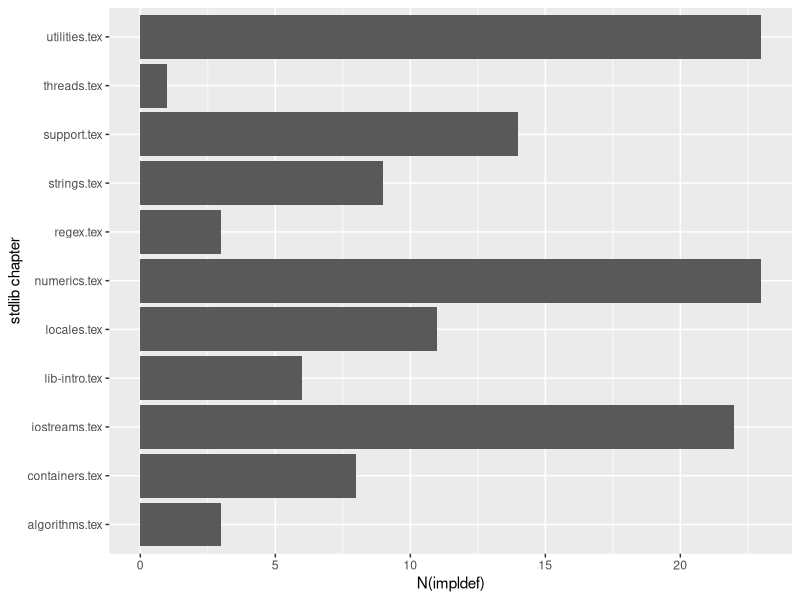
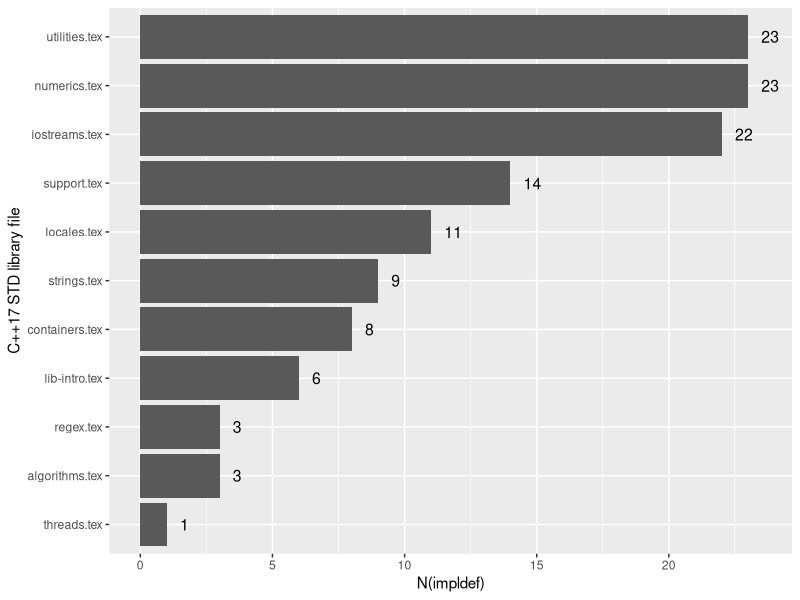
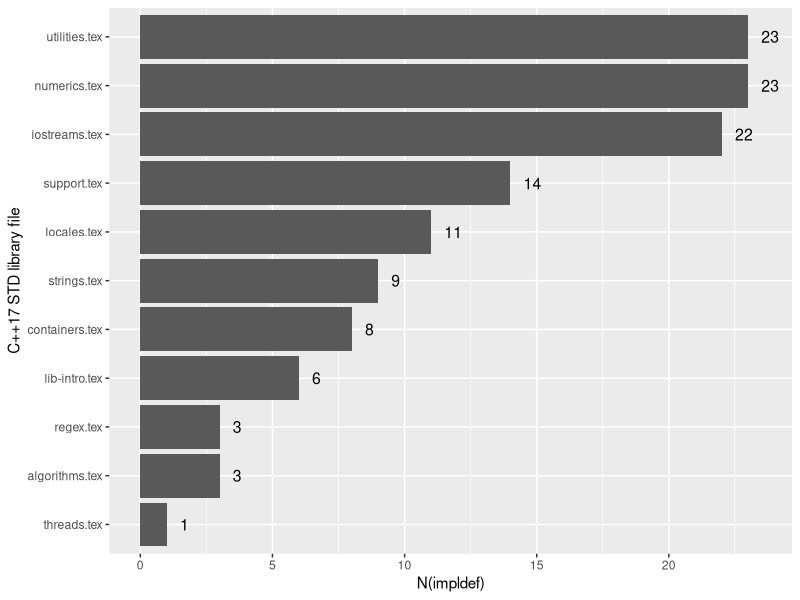

The R script that drew these images, in order:
## ---- chunk 1
library(dplyr, warn.conflicts=FALSE)
library(ggplot2)
library(tidyr)
#library(lubridate, warn.conflicts=FALSE)
library(ggthemes)

mytheme = theme_bw(base_size=20)##  + theme(
    ## ##text = element_text(family = "Decima WE", color = "grey20"),
    ## ## strip.background = element_blank(),
    ## ## strip.text = element_text(hjust = 0),
    ## ## panel.grid.major = element_line(colour="grey50",size=0.35),
    ## ## panel.grid.minor = element_blank(),
    ## ## plot.margin=unit(c(0,1,0,1),"cm"),
    ## legend.position="top",
    ## plot.caption=element_text(hjust=1,size=14,colour="grey30"),
    ## plot.subtitle=element_text(face="italic",size=14,colour="grey40"),
    ## plot.title=element_text(size=18,face="bold")
## )
df = read.csv("../extracting_impldef/std.csv") %>%
  separate(content_sec0,c("prefix_sec0","stem_sec0",NA,"title_sec0",NA),sep="[\\[\\]\\{\\}]+") %>%
  separate(content_sec1,c("prefix_sec1","stem_sec1",NA,"title_sec1",NA),sep="[\\[\\]\\{\\}]+") %>%
  separate(content_sec2,c("prefix_sec2","stem_sec2",NA,"title_sec2",NA),sep="[\\[\\]\\{\\}]+") %>%
  separate(content_sec3,c("prefix_sec3","stem_sec3",NA,"title_sec3",NA),sep="[\\[\\]\\{\\}]+") 
  

levels123 = df  %>%
  select(location_sec0,stem_sec0,
         location_sec1,stem_sec1,
         location_sec2,stem_sec2,
         location_sec3,stem_sec3,
         location_impldef,content_impldef) %>%
  separate(location_impldef,c("file_impldef","lineno_impldef"),sep=":")


## selecting only parts of the standard related to stdlib
stdlib_chapters = c("lib-intro", "support", "diagnostics", "utilities", "strings", "locales", "containers", "iterators", "algorithms", "numerics", "iostreams", "regex", "atomics", "threads", "grammar", "limits", "compatibility", "future")

stdlib_files = c("lib-intro.tex", "support.tex", "diagnostics.tex", "utilities.tex", "strings.tex", "locales.tex", "containers.tex", "iterators.tex", "algorithms.tex", "numerics.tex", "iostreams.tex", "regex.tex", "atomics.tex", "threads.tex", "grammar.tex", "limits.tex", "compatibility.tex", "future.tex")

stdlib_123 = levels123 %>% filter(file_impldef %in% stdlib_files)
glimpse(stdlib_123)
## ---- chunk 2


n_plot = ggplot(stdlib_123,aes(file_impldef)) + 
geom_bar() +
xlab("stdlib chapter") +
ylab("N(impldef)") +
coord_flip()
n_plot

num_per_file = stdlib_123 %>% 
    group_by(file_impldef) %>% 
    summarize(count = n()) %>% 
    arrange(count) %>% 
    mutate(fname = factor(file_impldef, file_impldef))
num_per_file

sn_plot = ggplot(num_per_file,aes(x=fname,y=count)) + 
geom_col() +
xlab("C++17 STD library file") +
ylab("N(impldef)") +
coord_flip() +
geom_text(aes(label = count, y = count+.5), hjust = "left", size =4)

ggsave("impldef_by_texfile.svg",sn_plot)
sn_plot

